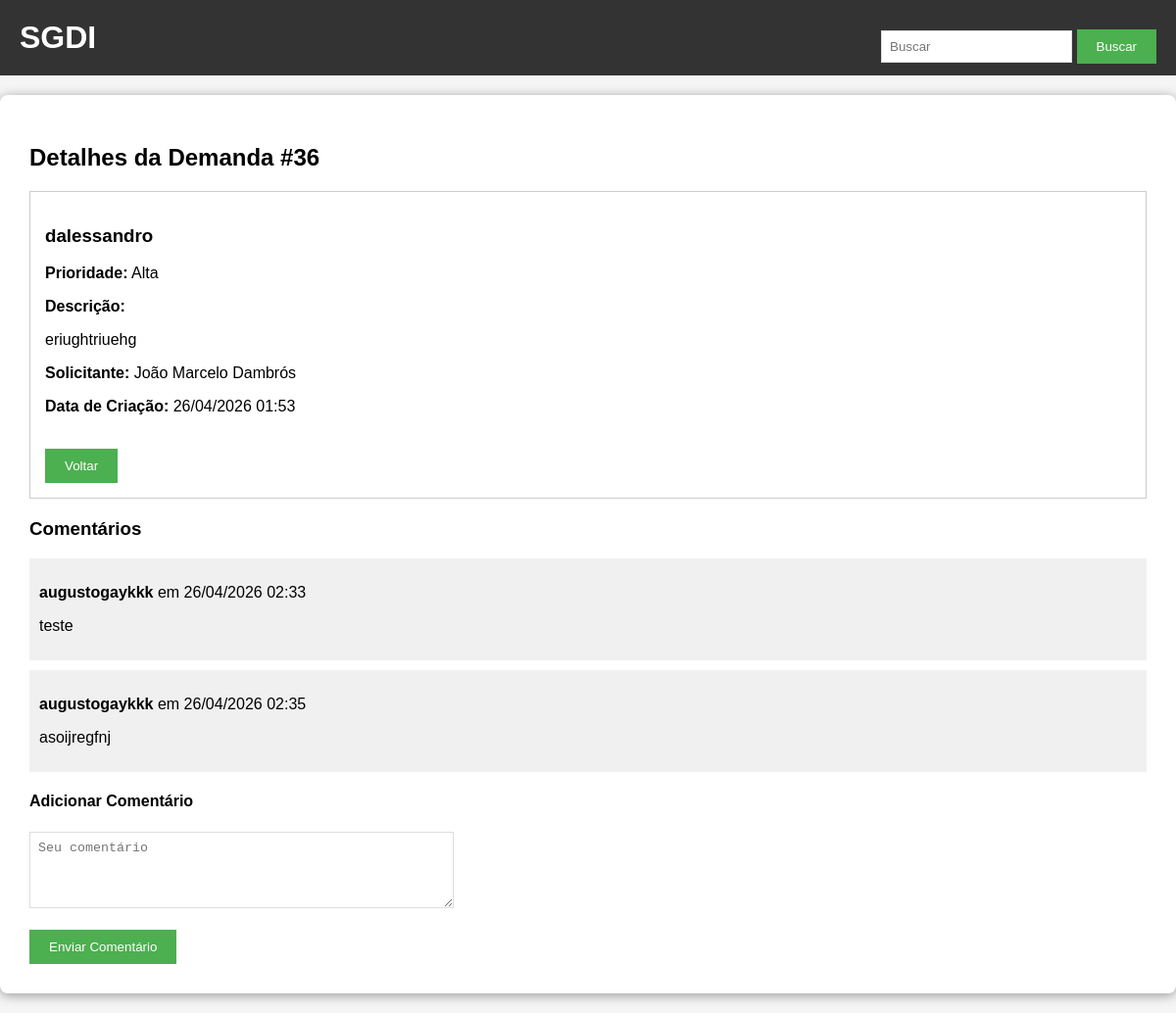
The page /detalhes/36 (signed in) on the database its author committed.
### tables this page shows
CREATE TABLE demandas (
        id INTEGER PRIMARY KEY AUTOINCREMENT,
        titulo TEXT,
        descricao TEXT,
        solicitante TEXT,
        data_criacao TEXT,
        id_prioridade INTEGER,
        FOREIGN KEY (id_prioridade) REFERENCES prioridades(id)
    );

CREATE TABLE prioridades (
        id INTEGER PRIMARY KEY AUTOINCREMENT,
        peso INTEGER,
        valor TEXT
    );

CREATE TABLE comentarios (
        id INTEGER PRIMARY KEY AUTOINCREMENT,
        demanda_id INTEGER,
        comentario TEXT,
        autor TEXT,
        data TEXT,
        FOREIGN KEY (demanda_id) REFERENCES demandas(id)
    );

### app.py (the view)
@app.route('/detalhes/<id>')
@login_required
def detalhes(id):
    conn = get_db()
    demanda = conn.execute('''
        SELECT d.*, p.valor as prioridade_nome
        FROM demandas d
        LEFT JOIN prioridades p ON d.id_prioridade = p.id
        WHERE d.id=?''', (id,)).fetchone()
    comentarios = conn.execute('SELECT * FROM comentarios WHERE demanda_id=?', (id,)).fetchall()
    conn.close()
    return render_template('detalhes.html', demanda=demanda, comentarios=comentarios)

### app.py (called while the page is built)
def get_db():
    conn = sqlite3.connect('demandas.db')
    conn.row_factory = sqlite3.Row
    return conn

def login_required(f):
    @wraps(f)
    def decorated(*args, **kwargs):
        if 'user_id' not in session:
            flash('Faça login para continuar.', 'warning')
            return redirect(url_for('auth.login'))
        return f(*args, **kwargs)
    return decorated

### templates/detalhes.html
{% extends "base.html" %}
{% block content %}
<h2>Detalhes da Demanda #{{ demanda['id'] }}</h2>
<div style="border:1px solid #ccc; padding:15px; margin-bottom:20px;">
    <h3>{{ demanda['titulo'] }}</h3>
    <p><strong>Prioridade:</strong> {{ demanda['prioridade_nome'] }}</p>
    <p><strong>Descrição:</strong></p>
    <p>{{ demanda['descricao'] }}</p>
    <p><strong>Solicitante:</strong> {{ demanda['solicitante'] }}</p>
    <p><strong>Data de Criação:</strong> {{ demanda['data_criacao'] }}</p>
    <br>
    <a href="/"><button>Voltar</button></a>
</div>
<h3>Comentários</h3>
{% for comentario in comentarios %}
<div style="background:#f0f0f0; padding:10px; margin:10px 0;">
    <p><strong>{{ comentario['autor'] }}</strong> em {{ comentario['data'] }}</p>
    <p>{{ comentario['comentario'] }}</p>
</div>
{% endfor %}
<h4>Adicionar Comentário</h4>
<form method="POST" action="/adicionar_comentario/{{ demanda['id'] }}">
    <textarea name="comentario" rows="4" cols="50" placeholder="Seu comentário" required></textarea><br><br>
    <button type="submit">Enviar Comentário</button>
</form>
{% endblock %}

### static/style.css (style rules this page uses)
body { font-family: Arial, sans-serif; background-color: #f5f5f5; padding: 0; margin: 0; }
button { background-color: #4CAF50; color: white; padding: 10px 20px; border: none; cursor: pointer; }
input[type="text"], textarea { padding: 8px; border: 1px solid #ddd; }
textarea { resize: vertical; }

### templates/base.html (style rules this page uses)
body { margin: 0; }

### rows shown on the page
demandas: id "36", titulo "dalessandro", descricao "eriughtriuehg", solicitante "João Marcelo Dambrós", data_criacao "26/04/2026 01:53"
prioridades: prioridade_nome "Alta"
comentarios: autor "augustogaykkk", data "26/04/2026 02:33", comentario "teste"
comentarios: autor "augustogaykkk", data "26/04/2026 02:35", comentario "asoijregfnj"
